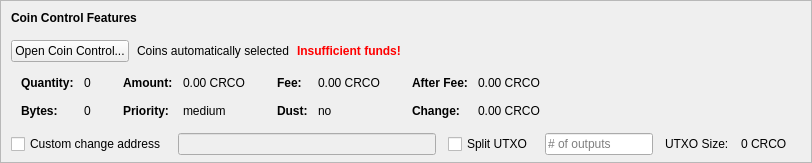
    <widget class="QFrame" name="frameCoinControl">
     <property name="sizePolicy">
      <sizepolicy hsizetype="Expanding" vsizetype="Expanding">
       <horstretch>0</horstretch>
       <verstretch>0</verstretch>
      </sizepolicy>
     </property>
     <property name="maximumSize">
      <size>
       <width>16777215</width>
       <height>16777215</height>
      </size>
     </property>
     <property name="frameShape">
      <enum>QFrame::StyledPanel</enum>
     </property>
     <property name="frameShadow">
      <enum>QFrame::Sunken</enum>
     </property>
     <layout class="QVBoxLayout" name="verticalLayoutCoinControl2">
      <property name="spacing">
       <number>0</number>
      </property>
      <property name="leftMargin">
       <number>0</number>
      </property>
      <property name="topMargin">
       <number>0</number>
      </property>
      <property name="rightMargin">
       <number>0</number>
      </property>
      <property name="bottomMargin">
       <number>6</number>
      </property>
      <item>
       <layout class="QVBoxLayout" name="verticalLayoutCoinControl" stretch="0,0,0,0,1">
        <property name="spacing">
         <number>0</number>
        </property>
        <property name="leftMargin">
         <number>10</number>
        </property>
        <property name="topMargin">
         <number>10</number>
        </property>
        <item>
         <layout class="QHBoxLayout" name="horizontalLayoutCoinControl1">
          <property name="bottomMargin">
           <number>15</number>
          </property>
          <item>
           <widget class="QLabel" name="labelCoinControlFeatures">
            <property name="sizePolicy">
             <sizepolicy hsizetype="Preferred" vsizetype="Maximum">
              <horstretch>0</horstretch>
              <verstretch>0</verstretch>
             </sizepolicy>
            </property>
            <property name="font">
             <font>
              <weight>75</weight>
              <bold>true</bold>
             </font>
            </property>
            <property name="styleSheet">
             <string notr="true">font-weight:bold;</string>
            </property>
            <property name="text">
             <string>Coin Control Features</string>
            </property>
           </widget>
          </item>
         </layout>
        </item>
        <item>
         <layout class="QHBoxLayout" name="horizontalLayoutCoinControl2" stretch="0,0,0,0">
          <property name="spacing">
           <number>8</number>
          </property>
          <property name="bottomMargin">
           <number>10</number>
          </property>
          <item>
           <widget class="QPushButton" name="pushButtonCoinControl">
            <property name="styleSheet">
             <string notr="true"/>
            </property>
            <property name="text">
             <string>Open Coin Control...</string>
            </property>
            <property name="autoDefault">
             <bool>false</bool>
            </property>
           </widget>
          </item>
          <item>
           <widget class="QLabel" name="labelCoinControlAutomaticallySelected">
            <property name="text">
             <string>Coins automatically selected</string>
            </property>
            <property name="margin">
             <number>5</number>
            </property>
           </widget>
          </item>
          <item>
           <widget class="QLabel" name="labelCoinControlInsuffFunds">
            <property name="font">
             <font>
              <weight>75</weight>
              <bold>true</bold>
             </font>
            </property>
            <property name="styleSheet">
             <string notr="true">color:red;font-weight:bold;</string>
            </property>
            <property name="text">
             <string>Insufficient funds!</string>
            </property>
            <property name="margin">
             <number>5</number>
            </property>
           </widget>
          </item>
          <item>
           <spacer name="horizontalSpacerCoinControl">
            <property name="orientation">
             <enum>Qt::Horizontal</enum>
            </property>
            <property name="sizeHint" stdset="0">
             <size>
              <width>40</width>
              <height>1</height>
             </size>
            </property>
           </spacer>
          </item>
         </layout>
        </item>
        <item>
         <widget class="QWidget" name="widgetCoinControl" native="true">
          <property name="sizePolicy">
           <sizepolicy hsizetype="Preferred" vsizetype="Preferred">
            <horstretch>0</horstretch>
            <verstretch>0</verstretch>
           </sizepolicy>
          </property>
          <property name="minimumSize">
           <size>
            <width>0</width>
            <height>0</height>
           </size>
          </property>
          <property name="styleSheet">
           <string notr="true"/>
          </property>
          <layout class="QHBoxLayout" name="horizontalLayoutCoinControl5">
           <property name="leftMargin">
            <number>0</number>
           </property>
           <property name="topMargin">
            <number>0</number>
           </property>
           <property name="rightMargin">
            <number>0</number>
           </property>
           <property name="bottomMargin">
            <number>0</number>
           </property>
           <item>
            <layout class="QHBoxLayout" name="horizontalLayoutCoinControl3" stretch="0,0,0,1">
             <property name="spacing">
              <number>20</number>
             </property>
             <property name="topMargin">
              <number>0</number>
             </property>
             <property name="bottomMargin">
              <number>10</number>
             </property>
             <item>
              <layout class="QFormLayout" name="formLayoutCoinControl1">
               <property name="horizontalSpacing">
                <number>10</number>
               </property>
               <property name="verticalSpacing">
                <number>14</number>
               </property>
               <property name="leftMargin">
                <number>10</number>
               </property>
               <property name="topMargin">
                <number>4</number>
               </property>
               <property name="rightMargin">
                <number>6</number>
               </property>
               <item row="0" column="0">
                <widget class="QLabel" name="labelCoinControlQuantityText">
                 <property name="font">
                  <font>
                   <weight>75</weight>
                   <bold>true</bold>
                  </font>
                 </property>
                 <property name="text">
                  <string>Quantity:</string>
                 </property>
                 <property name="margin">
                  <number>0</number>
                 </property>
                </widget>
               </item>
               <item row="0" column="1">
                <widget class="QLabel" name="labelCoinControlQuantity">
                 <property name="cursor">
                  <cursorShape>IBeamCursor</cursorShape>
                 </property>
                 <property name="contextMenuPolicy">
                  <enum>Qt::ActionsContextMenu</enum>
                 </property>
                 <property name="text">
                  <string notr="true">0</string>
                 </property>
                 <property name="margin">
                  <number>0</number>
                 </property>
                 <property name="textInteractionFlags">
                  <set>Qt::LinksAccessibleByMouse|Qt::TextSelectableByKeyboard|Qt::TextSelectableByMouse</set>
                 </property>
                </widget>
               </item>
               <item row="1" column="0">
                <widget class="QLabel" name="labelCoinControlBytesText">
                 <property name="font">
                  <font>
                   <weight>75</weight>
                   <bold>true</bold>
                  </font>
                 </property>
                 <property name="text">
                  <string>Bytes:</string>
                 </property>
                </widget>
               </item>
               <item row="1" column="1">
                <widget class="QLabel" name="labelCoinControlBytes">
                 <property name="cursor">
                  <cursorShape>IBeamCursor</cursorShape>
                 </property>
                 <property name="contextMenuPolicy">
                  <enum>Qt::ActionsContextMenu</enum>
                 </property>
                 <property name="text">
                  <string notr="true">0</string>
                 </property>
                 <property name="textInteractionFlags">
                  <set>Qt::LinksAccessibleByMouse|Qt::TextSelectableByKeyboard|Qt::TextSelectableByMouse</set>
                 </property>
                </widget>
               </item>
              </layout>
             </item>
             <item>
              <layout class="QFormLayout" name="formLayoutCoinControl2">
               <property name="horizontalSpacing">
                <number>10</number>
               </property>
               <property name="verticalSpacing">
                <number>14</number>
               </property>
               <property name="leftMargin">
                <number>6</number>
               </property>
               <property name="topMargin">
                <number>4</number>
               </property>
               <property name="rightMargin">
                <number>6</number>
               </property>
               <item row="0" column="0">
                <widget class="QLabel" name="labelCoinControlAmountText">
                 <property name="font">
                  <font>
                   <weight>75</weight>
                   <bold>true</bold>
                  </font>
                 </property>
                 <property name="text">
                  <string>Amount:</string>
                 </property>
                 <property name="margin">
                  <number>0</number>
                 </property>
                </widget>
               </item>
               <item row="0" column="1">
                <widget class="QLabel" name="labelCoinControlAmount">
                 <property name="cursor">
                  <cursorShape>IBeamCursor</cursorShape>
                 </property>
                 <property name="contextMenuPolicy">
                  <enum>Qt::ActionsContextMenu</enum>
                 </property>
                 <property name="text">
                  <string notr="true">0.00 CRCO</string>
                 </property>
                 <property name="textInteractionFlags">
                  <set>Qt::LinksAccessibleByMouse|Qt::TextSelectableByKeyboard|Qt::TextSelectableByMouse</set>
                 </property>
                </widget>
               </item>
               <item row="1" column="0">
                <widget class="QLabel" name="labelCoinControlPriorityText">
                 <property name="font">
                  <font>
                   <weight>75</weight>
                   <bold>true</bold>
                  </font>
                 </property>
                 <property name="text">
                  <string>Priority:</string>
                 </property>
                </widget>
               </item>
               <item row="1" column="1">
                <widget class="QLabel" name="labelCoinControlPriority">
                 <property name="cursor">
                  <cursorShape>IBeamCursor</cursorShape>
                 </property>
                 <property name="contextMenuPolicy">
                  <enum>Qt::ActionsContextMenu</enum>
                 </property>
                 <property name="text">
                  <string>medium</string>
                 </property>
                 <property name="textInteractionFlags">
                  <set>Qt::LinksAccessibleByMouse|Qt::TextSelectableByKeyboard|Qt::TextSelectableByMouse</set>
                 </property>
                </widget>
               </item>
              </layout>
             </item>
             <item>
              <layout class="QFormLayout" name="formLayoutCoinControl3">
               <property name="horizontalSpacing">
                <number>10</number>
               </property>
               <property name="verticalSpacing">
                <number>14</number>
               </property>
               <property name="leftMargin">
                <number>6</number>
               </property>
               <property name="topMargin">
                <number>4</number>
               </property>
               <property name="rightMargin">
                <number>6</number>
               </property>
               <item row="0" column="0">
                <widget class="QLabel" name="labelCoinControlFeeText">
                 <property name="font">
                  <font>
                   <weight>75</weight>
                   <bold>true</bold>
                  </font>
                 </property>
                 <property name="text">
                  <string>Fee:</string>
                 </property>
                 <property name="margin">
                  <number>0</number>
                 </property>
                </widget>
               </item>
               <item row="0" column="1">
                <widget class="QLabel" name="labelCoinControlFee">
                 <property name="cursor">
                  <cursorShape>IBeamCursor</cursorShape>
                 </property>
                 <property name="contextMenuPolicy">
                  <enum>Qt::ActionsContextMenu</enum>
                 </property>
                 <property name="text">
                  <string notr="true">0.00 CRCO</string>
                 </property>
                 <property name="textInteractionFlags">
                  <set>Qt::LinksAccessibleByMouse|Qt::TextSelectableByKeyboard|Qt::TextSelectableByMouse</set>
                 </property>
                </widget>
               </item>
               <item row="1" column="0">
                <widget class="QLabel" name="labelCoinControlLowOutputText">
                 <property name="font">
                  <font>
                   <weight>75</weight>
                   <bold>true</bold>
                  </font>
                 </property>
                 <property name="text">
                  <string>Dust:</string>
                 </property>
                </widget>
               </item>
               <item row="1" column="1">
                <widget class="QLabel" name="labelCoinControlLowOutput">
                 <property name="cursor">
                  <cursorShape>IBeamCursor</cursorShape>
                 </property>
                 <property name="contextMenuPolicy">
                  <enum>Qt::ActionsContextMenu</enum>
                 </property>
                 <property name="text">
                  <string>no</string>
                 </property>
                 <property name="textInteractionFlags">
                  <set>Qt::LinksAccessibleByMouse|Qt::TextSelectableByKeyboard|Qt::TextSelectableByMouse</set>
                 </property>
                </widget>
               </item>
              </layout>
             </item>
             <item>
              <layout class="QFormLayout" name="formLayoutCoinControl4">
               <property name="horizontalSpacing">
                <number>10</number>
               </property>
               <property name="verticalSpacing">
                <number>14</number>
               </property>
               <property name="leftMargin">
                <number>6</number>
               </property>
               <property name="topMargin">
                <number>4</number>
               </property>
               <property name="rightMargin">
                <number>6</number>
               </property>
               <item row="0" column="0">
                <widget class="QLabel" name="labelCoinControlAfterFeeText">
                 <property name="font">
                  <font>
                   <weight>75</weight>
                   <bold>true</bold>
                  </font>
                 </property>
                 <property name="text">
                  <string>After Fee:</string>
                 </property>
                 <property name="margin">
                  <number>0</number>
                 </property>
                </widget>
               </item>
               <item row="0" column="1">
                <widget class="QLabel" name="labelCoinControlAfterFee">
                 <property name="cursor">
                  <cursorShape>IBeamCursor</cursorShape>
                 </property>
                 <property name="contextMenuPolicy">
                  <enum>Qt::ActionsContextMenu</enum>
                 </property>
                 <property name="text">
                  <string notr="true">0.00 CRCO</string>
                 </property>
                 <property name="textInteractionFlags">
                  <set>Qt::LinksAccessibleByMouse|Qt::TextSelectableByKeyboard|Qt::TextSelectableByMouse</set>
                 </property>
                </widget>
               </item>
               <item row="1" column="0">
                <widget class="QLabel" name="labelCoinControlChangeText">
                 <property name="font">
                  <font>
                   <weight>75</weight>
                   <bold>true</bold>
                  </font>
                 </property>
                 <property name="text">
                  <string>Change:</string>
                 </property>
                </widget>
               </item>
               <item row="1" column="1">
                <widget class="QLabel" name="labelCoinControlChange">
                 <property name="cursor">
                  <cursorShape>IBeamCursor</cursorShape>
                 </property>
                 <property name="contextMenuPolicy">
                  <enum>Qt::ActionsContextMenu</enum>
                 </property>
                 <property name="text">
                  <string notr="true">0.00 CRCO</string>
                 </property>
                 <property name="textInteractionFlags">
                  <set>Qt::LinksAccessibleByMouse|Qt::TextSelectableByKeyboard|Qt::TextSelectableByMouse</set>
                 </property>
                </widget>
               </item>
              </layout>
             </item>
            </layout>
           </item>
          </layout>
         </widget>
        </item>
        <item>
         <layout class="QHBoxLayout" name="horizontalLayoutCoinControl4" stretch="0,0,0,0,0,0,0">
          <property name="spacing">
           <number>12</number>
          </property>
          <property name="sizeConstraint">
           <enum>QLayout::SetDefaultConstraint</enum>
          </property>
          <property name="topMargin">
           <number>5</number>
          </property>
          <property name="rightMargin">
           <number>5</number>
          </property>
          <item>
           <widget class="QCheckBox" name="checkBoxCoinControlChange">
            <property name="toolTip">
             <string>If this is activated, but the change address is empty or invalid, change will be sent to a newly generated address.</string>
            </property>
            <property name="text">
             <string>Custom change address</string>
            </property>
           </widget>
          </item>
          <item>
           <widget class="QValidatedLineEdit" name="lineEditCoinControlChange">
            <property name="enabled">
             <bool>false</bool>
            </property>
            <property name="sizePolicy">
             <sizepolicy hsizetype="Expanding" vsizetype="Fixed">
              <horstretch>0</horstretch>
              <verstretch>0</verstretch>
             </sizepolicy>
            </property>
           </widget>
          </item>
          <item>
           <widget class="QCheckBox" name="splitBlockCheckBox">
            <property name="text">
             <string>Split UTXO</string>
            </property>
           </widget>
          </item>
          <item>
           <widget class="QLineEdit" name="splitBlockLineEdit">
            <property name="sizePolicy">
             <sizepolicy hsizetype="Fixed" vsizetype="Fixed">
              <horstretch>50</horstretch>
              <verstretch>0</verstretch>
             </sizepolicy>
            </property>
            <property name="placeholderText">
             <string># of outputs</string>
            </property>
           </widget>
          </item>
          <item>
           <widget class="QLabel" name="labelBlockSizeText">
            <property name="text">
             <string>UTXO Size:</string>
            </property>
           </widget>
          </item>
          <item>
           <widget class="QLabel" name="labelBlockSize">
            <property name="text">
             <string>0 CRCO</string>
            </property>
           </widget>
          </item>
          <item>
           <widget class="QLabel" name="labelCoinControlChangeLabel">
            <property name="sizePolicy">
             <sizepolicy hsizetype="Preferred" vsizetype="Expanding">
              <horstretch>0</horstretch>
              <verstretch>0</verstretch>
             </sizepolicy>
            </property>
            <property name="minimumSize">
             <size>
              <width>0</width>
              <height>0</height>
             </size>
            </property>
            <property name="text">
             <string/>
            </property>
            <property name="margin">
             <number>3</number>
            </property>
           </widget>
          </item>
         </layout>
        </item>
        <item>
         <spacer name="verticalSpacerCoinControl">
          <property name="orientation">
           <enum>Qt::Vertical</enum>
          </property>
          <property name="sizeHint" stdset="0">
           <size>
            <width>800</width>
            <height>1</height>
           </size>
          </property>
         </spacer>
        </item>
       </layout>
      </item>
     </layout>
    </widget>
